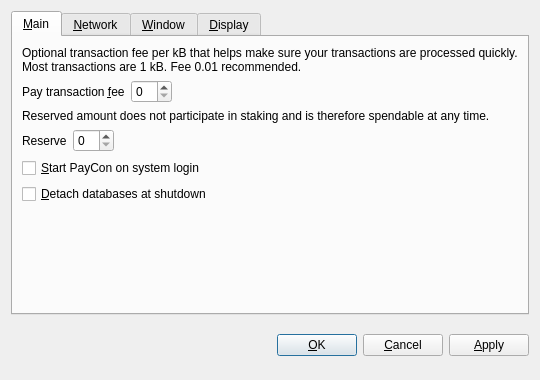
<?xml version="1.0" encoding="UTF-8"?>
<ui version="4.0">
 <class>OptionsDialog</class>
 <widget class="QDialog" name="OptionsDialog">
  <property name="geometry">
   <rect>
    <x>0</x>
    <y>0</y>
    <width>540</width>
    <height>380</height>
   </rect>
  </property>
  <property name="windowTitle">
   <string>Options</string>
  </property>
  <property name="modal">
   <bool>true</bool>
  </property>
  <layout class="QVBoxLayout" name="verticalLayout">
   <item>
    <widget class="QTabWidget" name="tabWidget">
     <property name="tabPosition">
      <enum>QTabWidget::North</enum>
     </property>
     <property name="currentIndex">
      <number>0</number>
     </property>
     <widget class="QWidget" name="tabMain">
      <attribute name="title">
       <string>&amp;Main</string>
      </attribute>
      <layout class="QVBoxLayout" name="verticalLayout_Main">
       <item>
        <widget class="QLabel" name="transactionFeeInfoLabel">
         <property name="text">
          <string>Optional transaction fee per kB that helps make sure your transactions are processed quickly. Most transactions are 1 kB. Fee 0.01 recommended.</string>
         </property>
         <property name="textFormat">
          <enum>Qt::PlainText</enum>
         </property>
         <property name="wordWrap">
          <bool>true</bool>
         </property>
        </widget>
       </item>
       <item>
        <layout class="QHBoxLayout" name="horizontalLayoutFee">
         <item>
          <widget class="QLabel" name="transactionFeeLabel">
           <property name="text">
            <string>Pay transaction &amp;fee</string>
           </property>
           <property name="textFormat">
            <enum>Qt::PlainText</enum>
           </property>
           <property name="buddy">
            <cstring>transactionFee</cstring>
           </property>
          </widget>
         </item>
         <item>
          <widget class="BitcoinAmountField" name="transactionFee"/>
         </item>
         <item>
          <spacer name="horizontalSpacerFee">
           <property name="orientation">
            <enum>Qt::Horizontal</enum>
           </property>
           <property name="sizeHint" stdset="0">
            <size>
             <width>40</width>
             <height>20</height>
            </size>
           </property>
          </spacer>
         </item>
        </layout>
       </item>
       <item>
        <widget class="QLabel" name="reserveBalanceInfoLabel">
         <property name="text">
          <string>Reserved amount does not participate in staking and is therefore spendable at any time.</string>
         </property>
         <property name="textFormat">
          <enum>Qt::PlainText</enum>
         </property>
         <property name="wordWrap">
          <bool>true</bool>
         </property>
        </widget>
       </item>
       <item>
        <layout class="QHBoxLayout" name="horizontalLayoutReserveBalance">
         <item>
          <widget class="QLabel" name="reserveBalanceLabel">
           <property name="text">
            <string>Reserve</string>
           </property>
           <property name="textFormat">
            <enum>Qt::PlainText</enum>
           </property>
           <property name="buddy">
            <cstring>reserveBalance</cstring>
           </property>
          </widget>
         </item>
         <item>
          <widget class="BitcoinAmountField" name="reserveBalance"/>
         </item>
         <item>
          <spacer name="horizontalSpacerReserveBalance">
           <property name="orientation">
            <enum>Qt::Horizontal</enum>
           </property>
           <property name="sizeHint" stdset="0">
            <size>
             <width>40</width>
             <height>20</height>
            </size>
           </property>
          </spacer>
         </item>
        </layout>
       </item>
       <item>
        <widget class="QCheckBox" name="bitcoinAtStartup">
         <property name="toolTip">
          <string>Automatically start PayCon after logging in to the system.</string>
         </property>
         <property name="text">
          <string>&amp;Start PayCon on system login</string>
         </property>
        </widget>
       </item>
       <item>
        <widget class="QCheckBox" name="detachDatabases">
         <property name="toolTip">
          <string>Detach block and address databases at shutdown. This means they can be moved to another data directory, but it slows down shutdown. The wallet is always detached.</string>
         </property>
         <property name="text">
          <string>&amp;Detach databases at shutdown</string>
         </property>
        </widget>
       </item>
       <item>
        <spacer name="verticalSpacer_Main">
         <property name="orientation">
          <enum>Qt::Vertical</enum>
         </property>
         <property name="sizeHint" stdset="0">
          <size>
           <width>20</width>
           <height>40</height>
          </size>
         </property>
        </spacer>
       </item>
      </layout>
     </widget>
     <widget class="QWidget" name="tabNetwork">
      <attribute name="title">
       <string>&amp;Network</string>
      </attribute>
      <layout class="QVBoxLayout" name="verticalLayout_Network">
       <item>
        <widget class="QCheckBox" name="mapPortUpnp">
         <property name="toolTip">
          <string>Automatically open the PayCon client port on the router. This only works when your router supports UPnP and it is enabled.</string>
         </property>
         <property name="text">
          <string>Map port using &amp;UPnP</string>
         </property>
        </widget>
       </item>
       <item>
        <widget class="QCheckBox" name="connectSocks">
         <property name="toolTip">
          <string>Connect to the PayCon network through a SOCKS proxy (e.g. when connecting through Tor).</string>
         </property>
         <property name="text">
          <string>&amp;Connect through SOCKS proxy:</string>
         </property>
        </widget>
       </item>
       <item>
        <layout class="QHBoxLayout" name="horizontalLayout_Network">
         <item>
          <widget class="QLabel" name="proxyIpLabel">
           <property name="text">
            <string>Proxy &amp;IP:</string>
           </property>
           <property name="textFormat">
            <enum>Qt::PlainText</enum>
           </property>
           <property name="buddy">
            <cstring>proxyIp</cstring>
           </property>
          </widget>
         </item>
         <item>
          <widget class="QValidatedLineEdit" name="proxyIp">
           <property name="maximumSize">
            <size>
             <width>140</width>
             <height>16777215</height>
            </size>
           </property>
           <property name="toolTip">
            <string>IP address of the proxy (e.g. 127.0.0.1)</string>
           </property>
          </widget>
         </item>
         <item>
          <widget class="QLabel" name="proxyPortLabel">
           <property name="text">
            <string>&amp;Port:</string>
           </property>
           <property name="textFormat">
            <enum>Qt::PlainText</enum>
           </property>
           <property name="buddy">
            <cstring>proxyPort</cstring>
           </property>
          </widget>
         </item>
         <item>
          <widget class="QLineEdit" name="proxyPort">
           <property name="maximumSize">
            <size>
             <width>55</width>
             <height>16777215</height>
            </size>
           </property>
           <property name="toolTip">
            <string>Port of the proxy (e.g. 9050)</string>
           </property>
          </widget>
         </item>
         <item>
          <widget class="QLabel" name="socksVersionLabel">
           <property name="text">
            <string>SOCKS &amp;Version:</string>
           </property>
           <property name="textFormat">
            <enum>Qt::PlainText</enum>
           </property>
           <property name="buddy">
            <cstring>socksVersion</cstring>
           </property>
          </widget>
         </item>
         <item>
          <widget class="QValueComboBox" name="socksVersion">
           <property name="toolTip">
            <string>SOCKS version of the proxy (e.g. 5)</string>
           </property>
          </widget>
         </item>
         <item>
          <spacer name="horizontalSpacer_Network">
           <property name="orientation">
            <enum>Qt::Horizontal</enum>
           </property>
           <property name="sizeHint" stdset="0">
            <size>
             <width>40</width>
             <height>20</height>
            </size>
           </property>
          </spacer>
         </item>
        </layout>
       </item>
       <item>
        <spacer name="verticalSpacer_Network">
         <property name="orientation">
          <enum>Qt::Vertical</enum>
         </property>
         <property name="sizeHint" stdset="0">
          <size>
           <width>20</width>
           <height>40</height>
          </size>
         </property>
        </spacer>
       </item>
      </layout>
     </widget>
     <widget class="QWidget" name="tabWindow">
      <attribute name="title">
       <string>&amp;Window</string>
      </attribute>
      <layout class="QVBoxLayout" name="verticalLayout_Window">
       <item>
        <widget class="QCheckBox" name="minimizeToTray">
         <property name="toolTip">
          <string>Show only a tray icon after minimizing the window.</string>
         </property>
         <property name="text">
          <string>&amp;Minimize to the tray instead of the taskbar</string>
         </property>
        </widget>
       </item>
       <item>
        <widget class="QCheckBox" name="minimizeOnClose">
         <property name="toolTip">
          <string>Minimize instead of exit the application when the window is closed. When this option is enabled, the application will be closed only after selecting Quit in the menu.</string>
         </property>
         <property name="text">
          <string>M&amp;inimize on close</string>
         </property>
        </widget>
       </item>
       <item>
        <spacer name="verticalSpacer_Window">
         <property name="orientation">
          <enum>Qt::Vertical</enum>
         </property>
         <property name="sizeHint" stdset="0">
          <size>
           <width>20</width>
           <height>40</height>
          </size>
         </property>
        </spacer>
       </item>
      </layout>
     </widget>
     <widget class="QWidget" name="tabDisplay">
      <attribute name="title">
       <string>&amp;Display</string>
      </attribute>
      <layout class="QVBoxLayout" name="verticalLayout_Display">
       <item>
        <layout class="QHBoxLayout" name="horizontalLayout_1_Display">
         <item>
          <widget class="QLabel" name="langLabel">
           <property name="text">
            <string>User Interface &amp;language:</string>
           </property>
           <property name="textFormat">
            <enum>Qt::PlainText</enum>
           </property>
           <property name="buddy">
            <cstring>lang</cstring>
           </property>
          </widget>
         </item>
         <item>
          <widget class="QValueComboBox" name="lang">
           <property name="toolTip">
            <string>The user interface language can be set here. This setting will take effect after restarting PayCon.</string>
           </property>
          </widget>
         </item>
        </layout>
       </item>
       <item>
        <layout class="QHBoxLayout" name="horizontalLayout_2_Display">
         <item>
          <widget class="QLabel" name="unitLabel">
           <property name="text">
            <string>&amp;Unit to show amounts in:</string>
           </property>
           <property name="textFormat">
            <enum>Qt::PlainText</enum>
           </property>
           <property name="buddy">
            <cstring>unit</cstring>
           </property>
          </widget>
         </item>
         <item>
          <widget class="QValueComboBox" name="unit">
           <property name="toolTip">
            <string>Choose the default subdivision unit to show in the interface and when sending coins.</string>
           </property>
          </widget>
         </item>
        </layout>
       </item>
       <item>
        <widget class="QCheckBox" name="displayAddresses">
         <property name="toolTip">
          <string>Whether to show PayCon addresses in the transaction list or not.</string>
         </property>
         <property name="text">
          <string>&amp;Display addresses in transaction list</string>
         </property>
        </widget>
       </item>
       <item>
        <widget class="QCheckBox" name="coinControlFeatures">
         <property name="toolTip">
          <string>Whether to show coin control features or not.</string>
         </property>
         <property name="text">
          <string>Display coin &amp;control features (experts only!)</string>
         </property>
        </widget>
       </item>
       <item>
        <widget class="QCheckBox" name="minimizeCoinAge"> 
         <property name="toolTip"> 
          <string>Whether to select the coin outputs randomly or with minimal coin age.</string> 
         </property> 
         <property name="text"> 
          <string>Minimize weight consumption (experimental)</string> 
         </property> 
        </widget> 
       </item> 
       <item>
        <spacer name="verticalSpacer_Display">
         <property name="orientation">
          <enum>Qt::Vertical</enum>
         </property>
         <property name="sizeHint" stdset="0">
          <size>
           <width>20</width>
           <height>40</height>
          </size>
         </property>
        </spacer>
       </item>
      </layout>
     </widget>
    </widget>
   </item>
   <item>
    <layout class="QHBoxLayout" name="horizontalLayout_Buttons">
     <item>
      <spacer name="horizontalSpacer_1">
       <property name="orientation">
        <enum>Qt::Horizontal</enum>
       </property>
       <property name="sizeHint" stdset="0">
        <size>
         <width>40</width>
         <height>48</height>
        </size>
       </property>
      </spacer>
     </item>
     <item>
      <widget class="QLabel" name="statusLabel">
       <property name="font">
        <font>
         <weight>75</weight>
         <bold>true</bold>
        </font>
       </property>
       <property name="text">
        <string/>
       </property>
       <property name="textFormat">
        <enum>Qt::PlainText</enum>
       </property>
       <property name="wordWrap">
        <bool>true</bool>
       </property>
      </widget>
     </item>
     <item>
      <spacer name="horizontalSpacer_2">
       <property name="orientation">
        <enum>Qt::Horizontal</enum>
       </property>
       <property name="sizeHint" stdset="0">
        <size>
         <width>40</width>
         <height>48</height>
        </size>
       </property>
      </spacer>
     </item>
     <item>
      <widget class="QPushButton" name="okButton">
       <property name="text">
        <string>&amp;OK</string>
       </property>
      </widget>
     </item>
     <item>
      <widget class="QPushButton" name="cancelButton">
       <property name="text">
        <string>&amp;Cancel</string>
       </property>
       <property name="autoDefault">
        <bool>false</bool>
       </property>
      </widget>
     </item>
     <item>
      <widget class="QPushButton" name="applyButton">
       <property name="text">
        <string>&amp;Apply</string>
       </property>
       <property name="autoDefault">
        <bool>false</bool>
       </property>
      </widget>
     </item>
    </layout>
   </item>
  </layout>
 </widget>
 <customwidgets>
  <customwidget>
   <class>BitcoinAmountField</class>
   <extends>QSpinBox</extends>
   <header>bitcoinamountfield.h</header>
  </customwidget>
  <customwidget>
   <class>QValueComboBox</class>
   <extends>QComboBox</extends>
   <header>qvaluecombobox.h</header>
  </customwidget>
  <customwidget>
   <class>QValidatedLineEdit</class>
   <extends>QLineEdit</extends>
   <header>qvalidatedlineedit.h</header>
  </customwidget>
 </customwidgets>
 <resources/>
 <connections/>
</ui>
